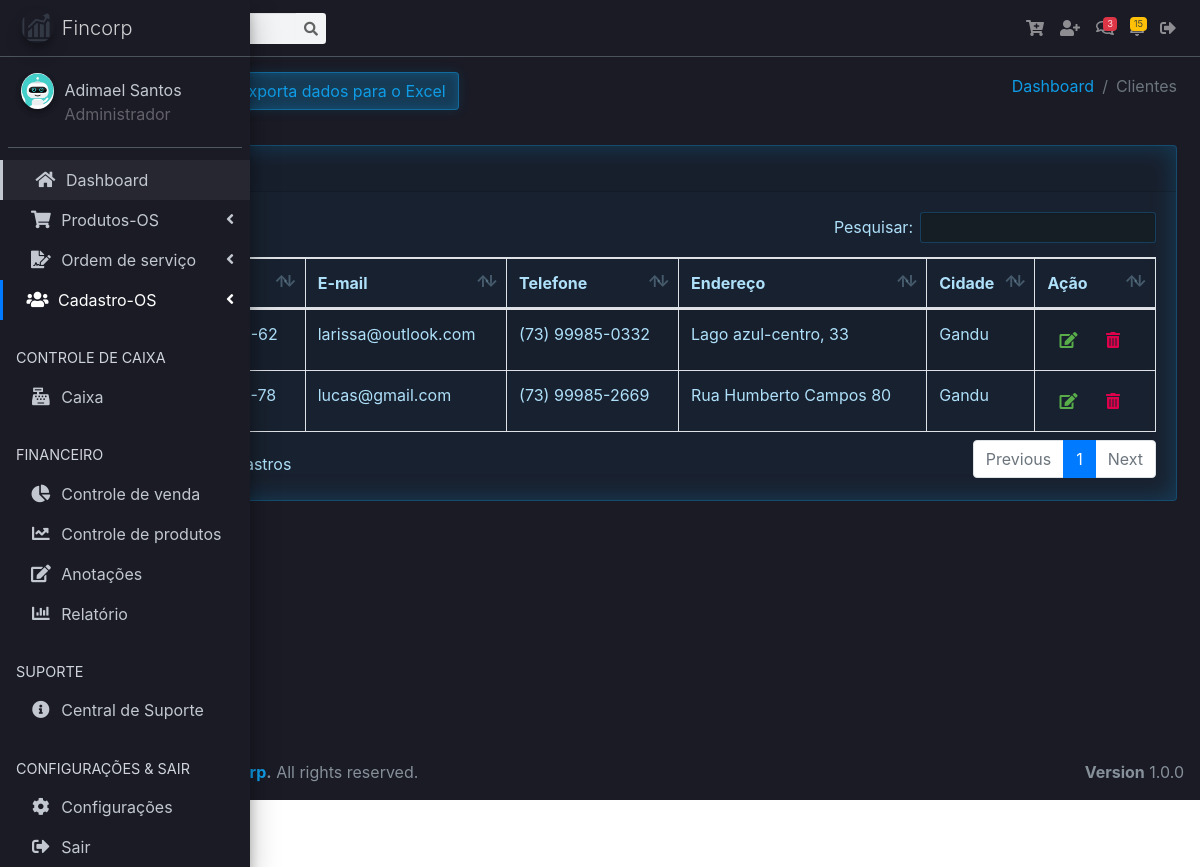
Page /vv/clientes.php (signed in) on the earlier database version.
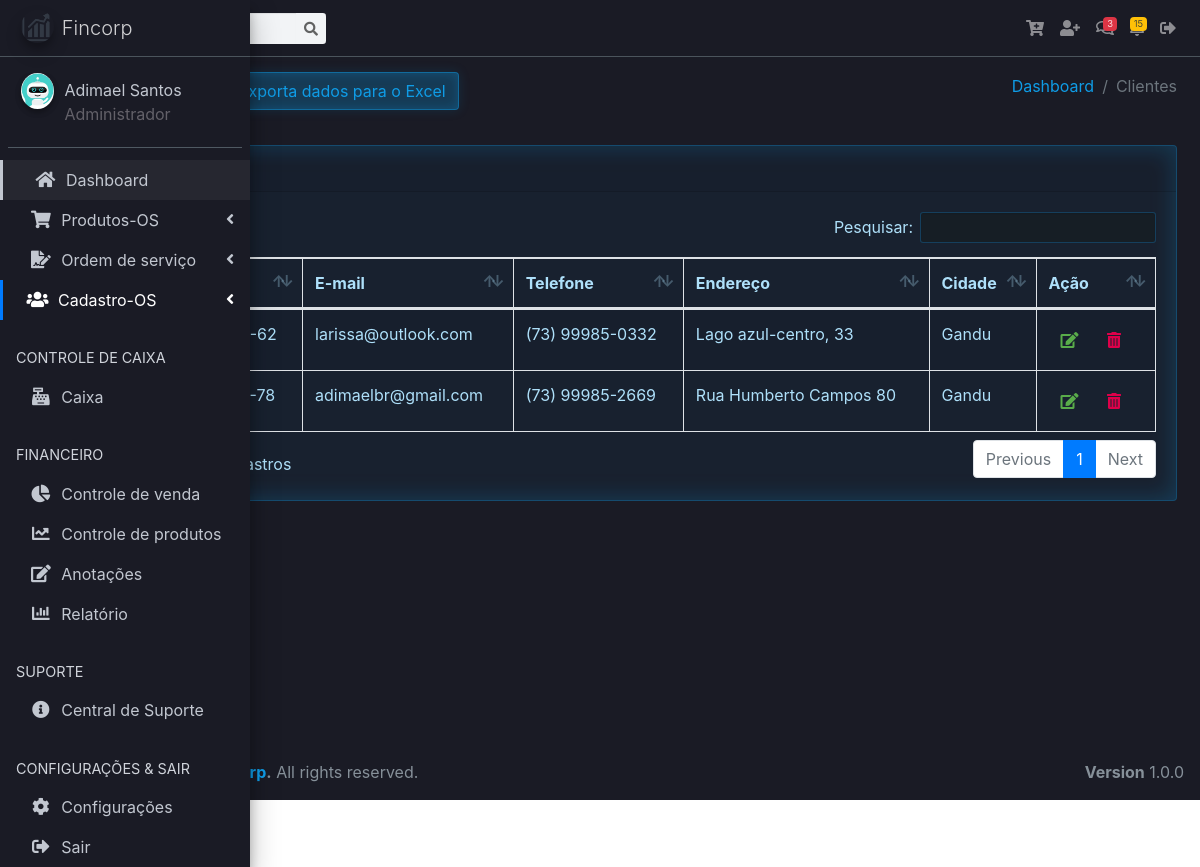
Same page on the later database version.
### tables this page shows
CREATE TABLE `tb_clientes` (
  `id_cliente` int(11) NOT NULL,
  `id_user` int(11) NOT NULL,
  `nome` varchar(32) NOT NULL,
  `cpf` varchar(20) NOT NULL,
  `endereco` varchar(128) NOT NULL,
  `cidade` varchar(45) NOT NULL,
  `estado` varchar(20) NOT NULL,
  `cep` varchar(20) NOT NULL,
  `telefone` varchar(45) NOT NULL,
  `email` varchar(100) DEFAULT NULL,
  `dt_registro` timestamp NOT NULL DEFAULT current_timestamp()
);

### vv/clientes.php (the view, shortened to what this page needs)
<?php
require_once("header.php");
?>
<body class="hold-transition sidebar-mini">
<div class="wrapper">
  <nav class="main-header navbar navbar-expand navbar-dark navbar-light">
    <ul class="navbar-nav">
      <li class="nav-item">
        <a class="nav-link" data-widget="pushmenu" href="#" role="button"><i class="fas fa-bars"></i></a>
      </li>
    </ul>
    <form class="form-inline ml-3">
      <div class="input-group input-group-sm">
        <div class="input-group-append">
          <button name="buttonPesquisar" class="btn btn-navbar" type="submit">
            <i class="fas fa-search"></i>
          </button>
        </div>
      </div>
    </form>
    <ul class="navbar-nav ml-auto">
      <li class="nav-item dropdown">
        <a class="nav-link" href="#" title="Add Produtos" data-toggle="modal"
        data-target=".bd-example-modal-lg-produto">
          <i class="fas fa-cart-plus"></i>
        </a>
      </li>
      <li class="nav-item dropdown">
        <a class="nav-link" href="#" title="Add cliente" data-toggle="modal"
        data-target=".bd-example-modal-lg">
          <i class="fas fa-user-plus"></i>
        </a>
      </li>
      <li class="nav-item dropdown">
        <a class="nav-link" data-toggle="dropdown" href="#">
          <span class="badge badge-danger navbar-badge">3</span>
        </a>
      </li>
      <li class="nav-item dropdown">
        <a class="nav-link" data-toggle="dropdown" href="#">
          <span class="badge badge-warning navbar-badge">15</span>
        </a>
      </li>
      <li class="nav-item dropdown">
        <a class="nav-link" href="../logout.php" title="Sair">
          <i class="fas fa-sign-out-alt"></i>
        </a>
      </li>
    </ul>
  </nav>
  <aside class="main-sidebar sidebar-dark-primary elevation-4">
    <a href="dashboard.php" class="brand-link">
      <img src="../assets/dist/img/crm.png"
           alt="AdminLTE Logo"
           class="brand-image img-circle elevation-3"
           style="opacity: .8">
      <span class="brand-text font-weight-light">Fincorp</span>
    </a>
    <div class="sidebar">
      <div class="user-panel mt-3 pb-3 mb-3 d-flex">
        <div class="image">
          <img src="../assets/images/avatars/<?=$_SESSION['foto_user'];?>" class="img-circle elevation-2" alt="User Image">
        </div>
        <div class="info">
          <a href="#" class="d-block"><?php echo $_SESSION['nome_user']; ?></a>
          <span class="access_level"><?php echo $_SESSION['access_level']; ?></span>
        </div>
      </div>
      <nav class="mt-2">
        <ul class="nav nav-pills nav-sidebar nav-child-indent nav-flat nav-legacy flex-column" data-widget="treeview" role="menu" data-accordion="false">
          <li class="nav-item has-treeview menu-open">
            <ul class="nav nav-treeview">
              <li class="nav-item">
                <a href="dashboard.php" class="nav-link">
                  <i class="fas fa-home nav-icon"></i>
                  <p>Dashboard</p>
                </a>
              </li>
            </ul>
          </li>
          <li class="nav-item has-treeview">
            <a href="#" class="nav-link">
              <i class="nav-icon fas fa-shopping-cart"></i>
              <p>
                Produtos-OS
                <i class="right fas fa-angle-left"></i>
              </p>
            </a>
          </li>
          <li class="nav-item has-treeview">
            <a href="#" class="nav-link">
              <i class="nav-icon fas fa-file-signature"></i>
              <p>
                Ordem de serviço
                <i class="fas fa-angle-left right"></i>
              </p>
            </a>
          </li>
          <li class="nav-item has-treeview">
            <a href="#" class="nav-link active">
              <i class="nav-icon fas fa-users"></i>
              <p>
                Cadastro-OS
                <i class="fas fa-angle-left right"></i>
              </p>
            </a>
          </li>
          <li class="nav-header">CONTROLE DE CAIXA</li>
          <li class="nav-item">
            <a href="https://adminlte.io/docs/3.0" class="nav-link">
              <i class="nav-icon fas fa-cash-register"></i>
              <p>Caixa</p>
            </a>
          </li>
          <li class="nav-header">FINANCEIRO</li>
          <li class="nav-item">
            <a href="#" class="nav-link">
              <i class="nav-icon fas fa-chart-pie"></i>
              <p>Controle de venda</p>
            </a>
          </li>
          <li class="nav-item">
            <a href="#" class="nav-link">
              <i class="nav-icon fas fa-chart-line"></i>
              <p>Controle de produtos</p>
            </a>
          </li>
          <li class="nav-item">
            <a href="#" class="nav-link">
              <i class="nav-icon fas fa-edit"></i>
              <p>Anotações</p>
            </a>
          </li>
          <li class="nav-item">
            <a href="#" class="nav-link">
              <i class="nav-icon fas fa-chart-bar"></i>
              <p>Relatório</p>
            </a>
          </li>
          <li class="nav-header">SUPORTE</li>
          <li class="nav-item">
            <a href="#" class="nav-link">
              <i class="nav-icon fas fa-info-circle"></i>
              <p>Central de Suporte</p>
            </a>
          </li>
          <li class="nav-header">CONFIGURAÇÕES & SAIR</li>
          <li class="nav-item">
            <a href="#" class="nav-link">
              <i class="nav-icon fas fa-cog"></i>
              <p>Configurações</p>
            </a>
          </li>
          <li class="nav-item">
            <a href="../logout.php" class="nav-link">
              <i class="nav-icon fas fa-sign-out-alt"></i>
              <p>Sair</p>
            </a>
          </li>
        </ul>
      </nav>
    </div>
  </aside>
  <div class="content-wrapper">
    <section class="content-header">
      <div class="container-fluid">
        <div class="row mb-2">
          <div class="col-sm-6">
          <a href="#" class="btn btn-success" data-toggle="modal"
          data-target=".bd-example-modal-lg"><i class="material-icons">&#xE147;</i> <span>Add Novo Cliente</span></a>
          <a href="#" class="btn btn-secondary"><i class="material-icons">&#xE24D;</i> <span>Exporta dados para o Excel</span></a>
          </div>
          <div class="col-sm-6">
            <ol class="breadcrumb float-sm-right">
              <li class="breadcrumb-item"><a href="#">Dashboard</a></li>
              <li class="breadcrumb-item active">Clientes</li>
            </ol>
          </div>
        </div>
      </div>
    </section>
<section class="content">
<div class="container-fluid">
<div class="row">
<div class="col-12">
<div class="card">
<div class="card-header">
<h3 class="card-title">Cadastros de Clientes</h3>
</div>
<div class="card-body">
<?php
if(isset($_GET['buttonPesquisar']) and $_GET['txtpesquisar'] != ''){
    $nome = $_GET['txtpesquisar'] . '%';
    $query = "select * from tb_clientes where id_user = $_SESSION[id_user]  order by nome asc";
}else if(isset($_GET['buttonPesquisarCPF']) and $_GET['txtpesquisarcpf'] != ''){
    $nome = $_GET['txtpesquisarcpf'];
    $query = "select * from tb_clientes where cpf = '$nome'  order by nome asc";
}
else{
$query = "select * from tb_clientes WHERE id_user = '$_SESSION[id_user]' order by nome ASC";
}
    $result = mysqli_query($conn, $query);
    $row = mysqli_num_rows($result);
if($row == ''){
    echo "<h3> Não existem dados cadastrados no banco </h3>";
}else{
?>
<table id="example1" class="table table-bordered table-striped">
  <thead>
  <tr>
    <th>Nome</th>
    <th>CPF</th>
    <th>E-mail</th>
    <th>Telefone</th>
    <th>Endereço</th>
    <th>Cidade</th>
    <th>Ação</th>
  </tr>
  </thead>
  <tbody>
  <?php
    while($res_1 = mysqli_fetch_array($result)){
        $nome = $res_1["nome"];
        $telefone = $res_1["telefone"];
        $endereco = $res_1["endereco"];
        $cidade = $res_1["cidade"];
        $email = $res_1["email"];
        $cpf = $res_1["cpf"];
        $id_cliente = $res_1["id_cliente"];
    ?>
  <tr>
    <td><?php echo $nome; ?></td>
    <td><?php echo $cpf; ?></td>
    <td><?php echo $email; ?></td>
    <td><?php echo $telefone; ?></td>
    <td><?php echo $endereco; ?></td>
    <td><?php echo $cidade; ?></td>
    <td><div class="widget-content-right">
    <a href="clientes.php?func=edita&id_cliente=<?php echo $id_cliente; ?>"><button class="border-0 btn-transition btn btn-outline-success" data-toggle="modal"
    data-target=".bd-example-modal-lg-editar"><i class="fa fa-edit"></i>
    </button></a>
    <a href="clientes.php?func=deleta&id_cliente=<?php echo $id_cliente; ?>"><button class="border-0 btn-transition btn btn-outline-danger">
    <i class="fa fa-trash-alt"></i>
    </button></a>
    </div></td>
  </tr>
  <?php
        }
    ?>
  </tbody>
</table>
<?php
        }
    ?>
</div>
</div>
</div>
</div>
</div>
</section>
</div>
<?php
require_once("footer.php");
?>
</div>
</body>
</html>

### vv/header.php (shortened to what this page needs)
<!DOCTYPE html>
<html lang="pt-br">
<head>
  <link rel="stylesheet" href="../assets/plugins/sweetalert2-theme-bootstrap-4/bootstrap-4.min.css">
  <link rel="stylesheet" href="../assets/plugins/toastr/toastr.min.css">
  <link rel="stylesheet" href="../assets/plugins/fontawesome-free/css/all.min.css">
  <link rel="stylesheet" href="https://code.ionicframework.com/ionicons/2.0.1/css/ionicons.min.css">
  <link rel="stylesheet" href="../assets/plugins/tempusdominus-bootstrap-4/css/tempusdominus-bootstrap-4.min.css">
  <link rel="stylesheet" href="../assets/plugins/icheck-bootstrap/icheck-bootstrap.min.css">
  <link rel="stylesheet" href="../assets/plugins/jqvmap/jqvmap.min.css">
  <link rel="stylesheet" href="../assets/dist/css/adminlte.min.css">
  <link rel="stylesheet" href="../assets/plugins/overlayScrollbars/css/OverlayScrollbars.min.css">
  <link rel="stylesheet" href="../assets/plugins/daterangepicker/daterangepicker.css">
  <link rel="stylesheet" href="../assets/plugins/summernote/summernote-bs4.css">
  <link rel="stylesheet" href="../assets/plugins/select2/css/select2.css">
  <link rel="stylesheet" href="../assets/plugins/select2-bootstrap4-theme/select2-bootstrap4.min.css">
  <link rel="stylesheet" href="../assets/plugins/fontawesome-free/css/all.min.css">
  <link rel="stylesheet" href="https://code.ionicframework.com/ionicons/2.0.1/css/ionicons.min.css">
  <link rel="stylesheet" href="../assets/plugins/datatables-bs4/css/dataTables.bootstrap4.min.css">
  <link rel="stylesheet" href="../assets/plugins/datatables-responsive/css/responsive.bootstrap4.min.css">
  <link rel="stylesheet" href="../assets/dist/css/adminlte.min.css">
  <link rel="stylesheet" href="../assets/css/iot-theme-bundle.css">
  <link rel="stylesheet" href="../assets/css/scrollbar.css">
</head>

### vv/footer.php (shortened to what this page needs)
<footer class="main-footer">
    <strong>Copyright &copy; 2020-2021 <a href="javascript:void(0);">Fincorp</a>.</strong>
    All rights reserved.
    <div class="float-right d-none d-sm-inline-block">
      <b>Version</b> 1.0.0
    </div>
  </footer>

Differences in the rows shown:
changed tb_clientes "Rua Humberto Campos 80": email "lucas@gmail.com" → "adimaelbr@gmail.com"
